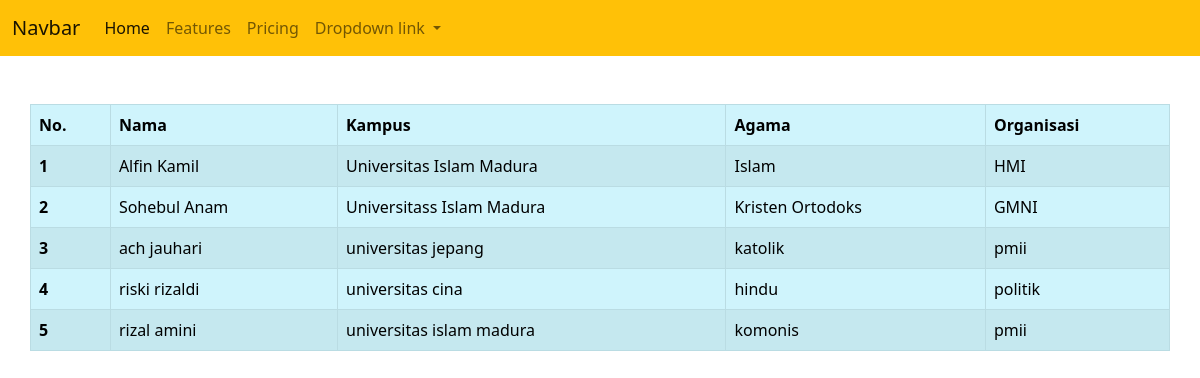
The page / on the database its author committed.
### randomapp/models.py (models this page shows, shortened)
class Random(models.Model):
    nama = models.CharField(max_length=50)
    organisasi = models.CharField(max_length=100)
    kampus = models.TextField()
    agama = models.CharField(max_length=50)

### randomapp/views.py (the view)
# urls.py: 2. Add a URL to urlpatterns:  path('', views.home, name='home')
def home(request):
    random  = Random.objects.all()
    context = {
        'random' : random,
    }
    return render(request,'home.html',context)

### randomapp/templates/home.html
{% extends 'index.html' %}
{% block content %}
<table class="container mt-5 table table-striped table-info table-bordered table-responsive-sm table-responsive-md">
    <thead>
      <tr>
        <th scope="col">No.</th>
        <th scope="col">Nama</th>
        <th scope="col">Kampus</th>
        <th scope="col">Agama</th>
        <th scope="col">Organisasi</th>
      </tr>
    </thead>
    <tbody>
    {% for random in random %}
      <tr>
        <th scope="row">{{ random.id }}</th>
        <td>{{ random.nama }}</td>
        <td>{{ random.kampus }}</td>
        <td>{{ random.agama }}</td>
        <td>{{ random.organisasi }}</td>
      </tr>
    {% endfor %}
    </tbody>
  </table>
{% endblock  %}

### templates/index.html (shortened to what this page needs)
{% load static %}
<!doctype html>
<html lang="en">
  <head>
    <link href="{% static 'css/bootstrap.min.css'%}" rel="stylesheet">
  </head>
  <body>
    <nav class="navbar navbar-expand-lg bg-warning">
        <div class="container-fluid">
          <a class="navbar-brand" href="#">Navbar</a>
          <div class="collapse navbar-collapse" id="navbarNavDropdown">
            <ul class="navbar-nav">
              <li class="nav-item">
                <a class="nav-link active" aria-current="page" href="#">Home</a>
              </li>
              <li class="nav-item">
                <a class="nav-link" href="#">Features</a>
              </li>
              <li class="nav-item">
                <a class="nav-link" href="#">Pricing</a>
              </li>
              <li class="nav-item dropdown">
                <a class="nav-link dropdown-toggle" href="#" role="button" data-bs-toggle="dropdown" aria-expanded="false">
                  Dropdown link
                </a>
              </li>
            </ul>
          </div>
        </div>
      </nav>
    {% block content %}{% endblock  %}
  </body>
</html>

### rows shown on the page
Random: id "1", nama "Alfin Kamil", kampus "Universitas Islam Madura", agama "Islam", organisasi "HMI"
Random: id "2", nama "Sohebul Anam", kampus "Universitass Islam Madura", agama "Kristen Ortodoks", organisasi "GMNI"
Random: id "3", nama "ach jauhari", kampus "universitas jepang", agama "katolik", organisasi "pmii"
Random: id "4", nama "riski rizaldi", kampus "universitas cina", agama "hindu", organisasi "politik"
Random: id "5", nama "rizal amini", kampus "universitas islam madura", agama "komonis", organisasi "pmii"
